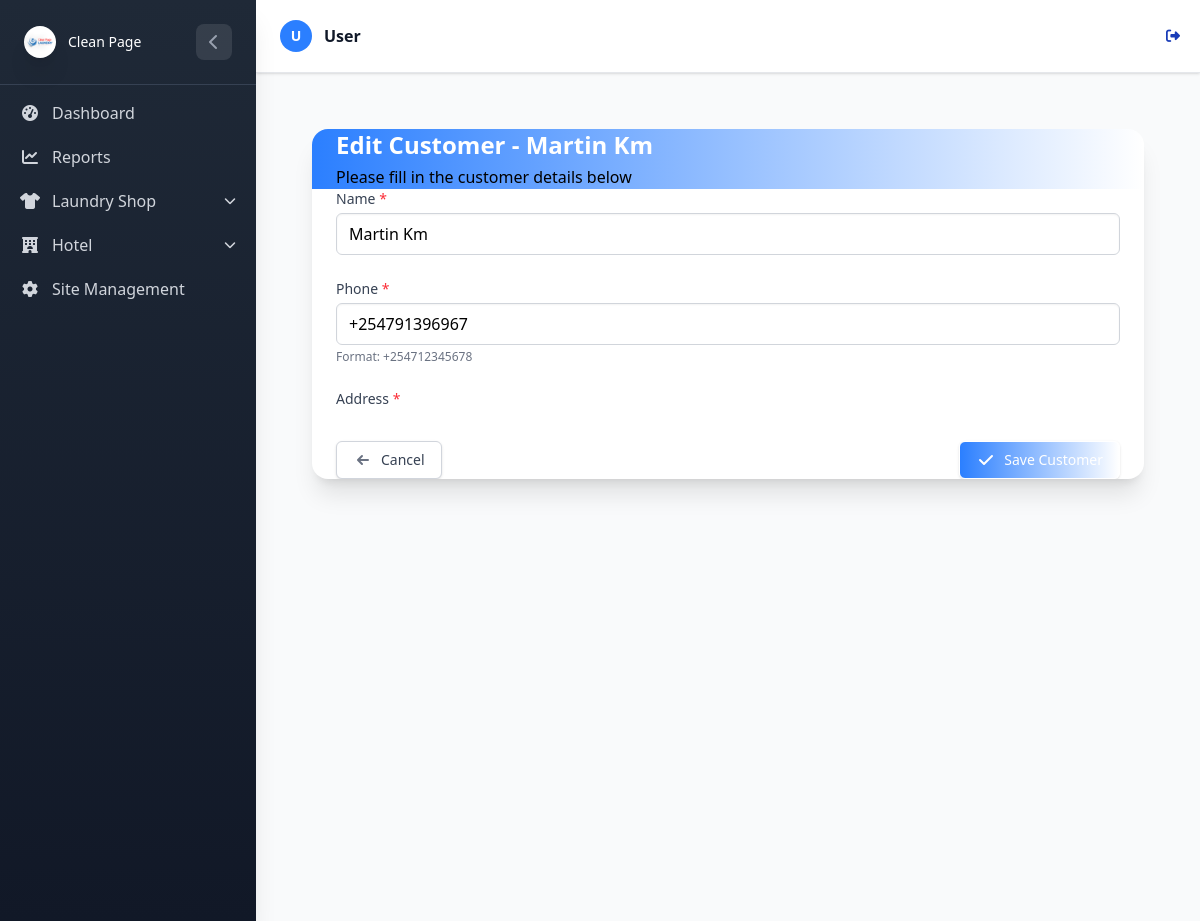
/Laundry/customer/3/edit/ (signed in), run on an earlier commit of the app's database.
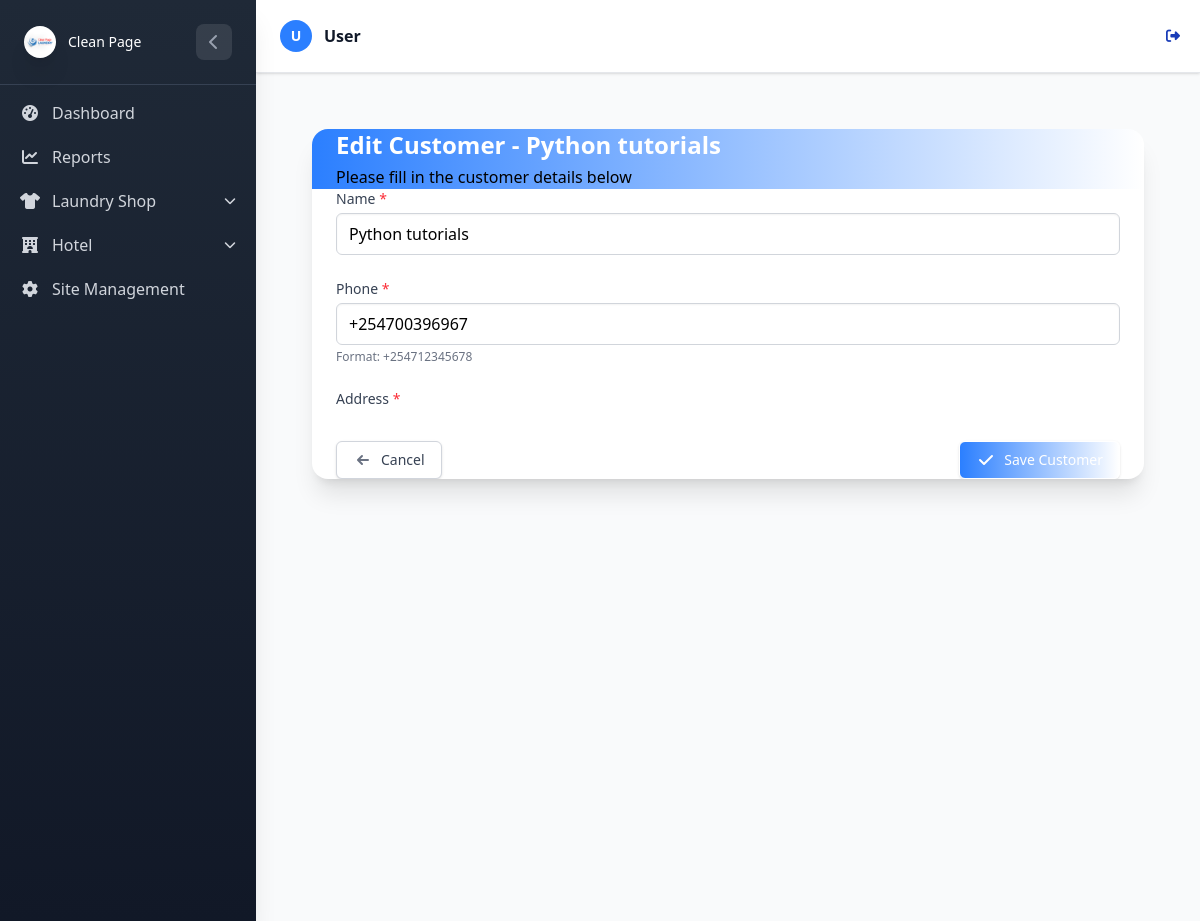
And on a later commit of the database.
### LaundryApp/models.py (models this page shows, shortened)
class Customer(models.Model):
    name = models.CharField(max_length=200, db_index=True)
    phone = PhoneNumberField(region="KE", unique=True, db_index=True)
    address = models.CharField(max_length=255, default='',  null=True, blank=True)
    created_by = models.ForeignKey(
    UserProfile,
        on_delete=models.CASCADE,
        null=True
    )

### LaundryApp/View/customers.py (the view)
# urls.py: path('customer/<int:pk>/edit/', customers.customer_edit, name='customer_edit'),
@login_required
@shop_required
def customer_edit(request, pk):
    customer = get_object_or_404(Customer, pk=pk)
    if not check_customer_permission(request, customer):
        messages.error(request, "You don't have permission to edit this customer.")
        return redirect('laundry:customer_management')
    if request.method == 'POST':
        form = CustomerForm(request.POST, instance=customer)
        if form.is_valid():
            form.save()
            messages.success(request, f'Customer {customer.name} updated successfully!')
            return redirect('laundry:customer_management')
    else:
        form = CustomerForm(instance=customer)
    context = {
        'form': form,
        'customer': customer,
        'title': f'Edit Customer - {customer.name}',
    }
    return render(request, 'Customer/customer_form.html', context)

### LaundryApp/forms.py (shortened to what this page needs)
class CustomerForm(forms.ModelForm):
    class Meta:
        model = Customer
        fields = ['name', 'phone']
        widgets = {
            'name': forms.TextInput(attrs={'class': 'form-control'}),
            'phone': forms.TextInput(attrs={'class': 'form-control'}),
        }

### LaundryApp/context_processors.py (called while the page is built)
def active_shop(request):
    return {
        'active_shop_name': request.session.get('active_shop_name', None)
    }

### LaundryApp/views.py (called while the page is built)
def shop_required(view_func):
    @wraps(view_func)
    def _wrapped_view(request, *args, **kwargs):
        if not request.user.is_authenticated:
            messages.error(request, "Please log in to access this page.")
            return redirect('login')
        return view_func(request, *args, **kwargs)
    return _wrapped_view

def check_customer_permission(request, customer):
    return request.user.is_authenticated

### LaundryApp/templates/Customer/customer_form.html (shortened to what this page needs)
{% extends "base.html" %}
{% load static %}
{% block content %}
<div class="min-h-screen bg-gray-50 py-8">
    <div class="max-w-2xl mx-auto px-4 sm:px-6 lg:px-8">
        <div class="bg-white shadow-xl rounded-2xl overflow-hidden">
            <div class="bg-gradient-to-r from-blue-500 to-indigo-600 px-6 py-5">
                <h2 class="text-2xl font-bold text-white">{{ title }}</h2>
                <p class="text-blue-100 mt-1">Please fill in the customer details below</p>
            </div>
            <div class="px-6 py-6">
                <form method="post">
                    <div class="space-y-6">
                        <div>
                            <label for="id_name" class="block text-sm font-medium text-gray-700 mb-1">Name <span
                                    class="text-red-500">*</span></label>
                            {{ form.name }}
                        </div>
                        <div>
                            <label for="id_phone" class="block text-sm font-medium text-gray-700 mb-1">Phone <span
                                    class="text-red-500">*</span></label>
                            {{ form.phone }}
                            <p class="mt-1 text-xs text-gray-500">Format: +254712345678</p>
                        </div>
                        <div>
                            <label for="id_address" class="block text-sm font-medium text-gray-700 mb-1">Address <span
                                    class="text-red-500">*</span></label>
                        </div>
                    </div>
                    <div class="mt-8 flex flex-col sm:flex-row sm:justify-between space-y-3 sm:space-y-0">
                        <a href="{% url 'laundry:customer_management' %}"
                            class="inline-flex items-center justify-center px-4 py-2 border border-gray-300 shadow-sm text-sm font-medium rounded-md text-gray-700 bg-white hover:bg-gray-50 focus:outline-none focus:ring-2 focus:ring-offset-2 focus:ring-indigo-500">
                            <svg class="-ml-1 mr-2 h-5 w-5 text-gray-500" xmlns="http://www.w3.org/2000/svg"
                                viewBox="0 0 20 20" fill="currentColor">
                                <path fill-rule="evenodd"
                                    d="M9.707 14.707a1 1 0 01-1.414 0l-4-4a1 1 0 010-1.414l4-4a1 1 0 011.414 1.414L7.414 9H15a1 1 0 110 2H7.414l2.293 2.293a1 1 0 010 1.414z"
                                    clip-rule="evenodd" />
                            </svg>
                            Cancel
                        </a>
                        <button type="submit"
                            class="inline-flex items-center justify-center px-4 py-2 border border-transparent text-sm font-medium rounded-md shadow-sm text-white bg-gradient-to-r from-blue-500 to-indigo-600 hover:from-blue-600 hover:to-indigo-700 focus:outline-none focus:ring-2 focus:ring-offset-2 focus:ring-indigo-500">
                            <svg class="-ml-1 mr-2 h-5 w-5" xmlns="http://www.w3.org/2000/svg" viewBox="0 0 20 20"
                                fill="currentColor">
                                <path fill-rule="evenodd"
                                    d="M16.707 5.293a1 1 0 010 1.414l-8 8a1 1 0 01-1.414 0l-4-4a1 1 0 011.414-1.414L8 12.586l7.293-7.293a1 1 0 011.414 0z"
                                    clip-rule="evenodd" />
                            </svg>
                            Save Customer
                        </button>
                    </div>
                </form>
            </div>
        </div>
    </div>
</div>
{% endblock %}

What changed in the data, as far as the page shows it:
changed Customer: name "Martin Km" → "Python tutorials"; phone "+254791396967" → "+254700396967"
Also different on the page:
{{ title }}: "Edit Customer - Martin Km" → "Edit Customer - Python tutorials"
